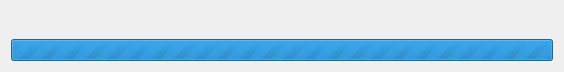
<?xml version="1.0" encoding="UTF-8"?>
<ui version="4.0">
 <class>progressDialog</class>
 <widget class="QDialog" name="progressDialog">
  <property name="geometry">
   <rect>
    <x>0</x>
    <y>0</y>
    <width>564</width>
    <height>72</height>
   </rect>
  </property>
  <property name="windowTitle">
   <string>进度</string>
  </property>
  <property name="windowIcon">
   <iconset resource="../res/resource.qrc">
    <normaloff>:/LDDC/img/icon/logo.png</normaloff>:/LDDC/img/icon/logo.png</iconset>
  </property>
  <property name="modal">
   <bool>false</bool>
  </property>
  <layout class="QVBoxLayout" name="verticalLayout">
   <item>
    <widget class="QLabel" name="label">
     <property name="text">
      <string notr="true"/>
     </property>
    </widget>
   </item>
   <item>
    <widget class="QProgressBar" name="progressBar">
     <property name="maximum">
      <number>0</number>
     </property>
     <property name="format">
      <string notr="true">%v/%m %p%</string>
     </property>
    </widget>
   </item>
  </layout>
 </widget>
 <resources>
  <include location="../res/resource.qrc"/>
 </resources>
 <connections/>
</ui>
